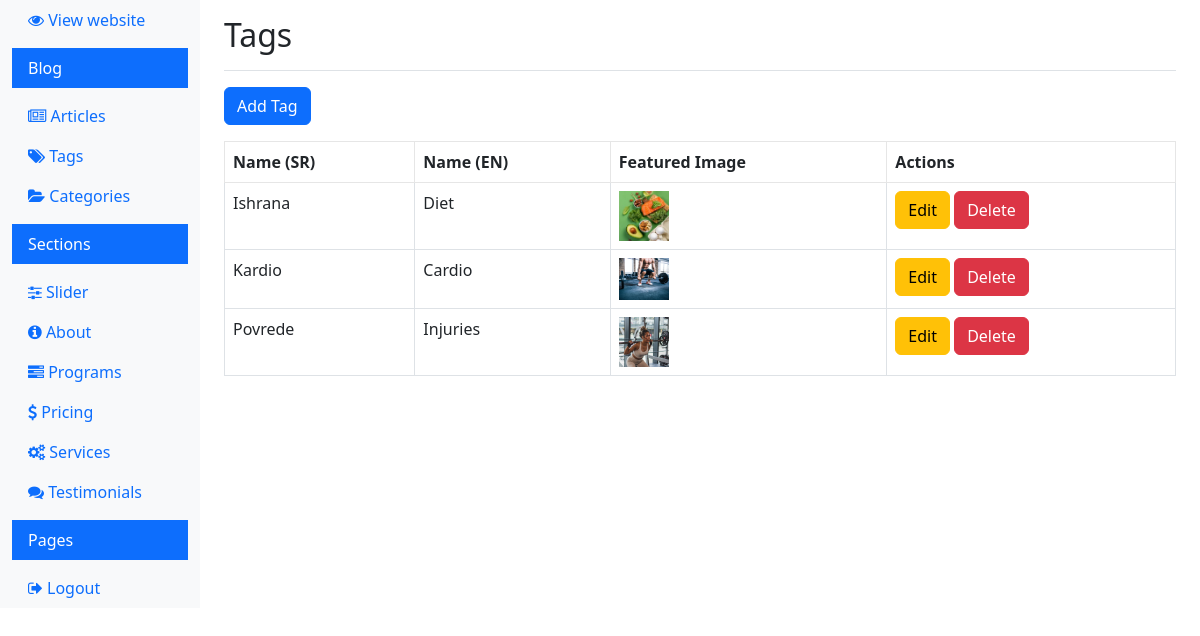
/tags.php (signed in), run on the app's committed database.
### tables this page shows
CREATE TABLE IF NOT EXISTS `tags` (
  `id` int(11) NOT NULL AUTO_INCREMENT,
  `tag_group_id` varchar(255) NOT NULL,
  `name` varchar(255) NOT NULL,
  `featured_image` varchar(255) DEFAULT NULL,
  `language` varchar(10) NOT NULL DEFAULT 'sr',
  PRIMARY KEY (`id`)
);

### tags.php (the view, shortened to what this page needs)
<?php
$conn = new mysqli(DB_HOST, DB_USER, DB_PASS, DB_NAME);
$sql = "SELECT t1.tag_group_id, t1.name AS name_sr, t2.name AS name_en, t1.featured_image
        FROM tags t1
        LEFT JOIN tags t2 ON t1.tag_group_id = t2.tag_group_id AND t2.language = 'en'
        WHERE t1.language = 'sr'";
$result = $conn->query($sql);
$tags = [];
if ($result->num_rows > 0) {
    while ($row = $result->fetch_assoc()) {
        $tags[] = $row;
    }
}
?>
<!doctype html>
<html lang="en">
<head>
    <link rel="stylesheet" href="css/bootstrap.min.css">
    <link rel="stylesheet" href="https://cdnjs.cloudflare.com/ajax/libs/font-awesome/4.7.0/css/font-awesome.min.css">
    <link rel="stylesheet" href="css/style.css">
</head>
<body>
    <div class="container-fluid">
        <div class="row">
            <?php include 'navigation.php'; ?>
            <main role="main" class="col-md-9 ms-sm-auto col-lg-10 px-md-4">
                <div class="d-flex justify-content-between flex-wrap flex-md-nowrap align-items-center pt-3 pb-2 mb-3 border-bottom">
                    <h1 class="h2">Tags</h1>
                </div>
                <a href="add_tag.php" class="btn btn-primary mb-3">Add Tag</a>
                <table class="table table-bordered">
                    <thead>
                        <tr>
                            <th>Name (SR)</th>
                            <th>Name (EN)</th>
                            <th>Featured Image</th>
                            <th>Actions</th>
                        </tr>
                    </thead>
                    <tbody>
                        <?php foreach ($tags as $tag) : ?>
                            <tr>
                                <td><?php echo htmlspecialchars($tag['name_sr']); ?></td>
                                <td><?php echo htmlspecialchars($tag['name_en']); ?></td>
                                <td>
                                    <?php if ($tag['featured_image']) : ?>
                                        <img src="<?php echo htmlspecialchars($tag['featured_image']); ?>" alt="Featured Image" style="width: 50px; height: auto;">
                                    <?php endif; ?>
                                </td>
                                <td>
                                    <a href="edit_tag.php?id=<?php echo $tag['tag_group_id']; ?>" class="btn btn-warning">Edit</a>
                                    <a href="delete_tag.php?id=<?php echo $tag['tag_group_id']; ?>" class="btn btn-danger" onclick="return confirm('Are you sure you want to delete this tag?');">Delete</a>
                                </td>
                            </tr>
                        <?php endforeach; ?>
                    </tbody>
                </table>
            </main>
        </div>
    </div>
</body>
</html>

### css/style.css (style rules this page uses)
.table-box-one table tbody tr, table thead tr { border: 1px solid #e6e6e6; }

### data on the page
tags: name "Ishrana", tags.name "Diet", featured_image (picture)
tags: name "Kardio", tags.name "Cardio", featured_image (picture)
tags: name "Povrede", tags.name "Injuries", featured_image (picture)
